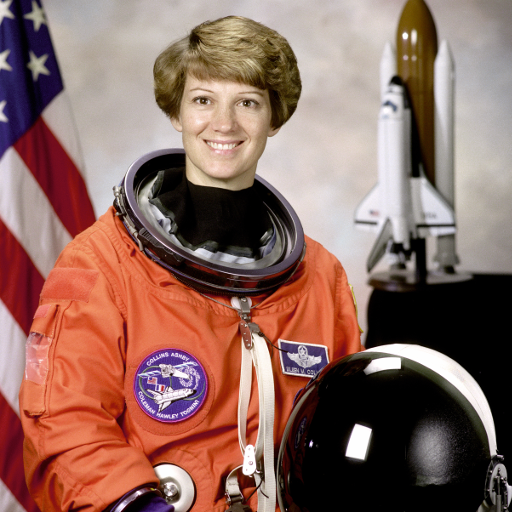
#> input picture Assets/test-images/astronaut.png, 512 x 512 px
$ python 38_fourier_figures.py
#> lines starting #> are read from the running program, lines starting #| are printed output that depends on the picture
### Python-Prototyping/figkit.py
"""文档配图的公共零件。

为什么单独抽出来:
    仓库约定每张配图都要成套回答四问(做了什么 / 得到什么 / 失去什么 / 局限在哪,
    见 Documents/README.md「写作约定」)。那条横幅的画法、中文字体设置、
    保存参数如果每个脚本各抄一份,改一次就要改七八处,迟早走样。

用法(配图脚本放在 Python-Prototyping/<章节目录>/ 下,所以要先把上一级加进 path):

    import sys
    from pathlib import Path
    sys.path.insert(0, str(Path(__file__).resolve().parents[1]))
    from figkit import OUT, IMAGES, save, four_questions, show_gray, use_cjk_font
"""

from __future__ import annotations

import sys
from pathlib import Path

import matplotlib

REPO = Path(__file__).resolve().parents[1]
OUT = REPO / "Assets" / "results"
IMAGES = REPO / "Assets" / "test-images"


def use_cjk_font() -> None:
    """装上中文字体,并把负号改回 ASCII 的 '-'(默认那个 U+2212 很多字体没有)。

    没有 --show 时切 Agg:无窗口环境(CI、ssh)下 matplotlib 默认后端会直接报错。
    """
    if "--show" not in sys.argv:
        matplotlib.use("Agg")
    matplotlib.rcParams["font.family"] = ["Heiti TC", "Arial Unicode MS", "sans-serif"]
    matplotlib.rcParams["axes.unicode_minus"] = False


# [20 lines left out: functions save, show_gray, not called in this run]


def four_questions(fig, did: str, gained: str, lost: str, limit: str, better: str,
                   y: float = 0.0, bottom: float = 0.03) -> None:
    """在图底部贴一条五色横幅,依次回答:
    做了什么 / 得到什么 / 失去什么 / 局限在哪 / 更好的做法。

    这是仓库硬约定(见 Documents/README.md「写作约定」):
    只看效果好的那一面最容易在工程里踩坑,代价和边界必须和收益画在同一张图里,
    不能分成两张。最后一格只**点名**更好的做法,不展开 ——
    读的人知道"还有路可走、该往哪儿查"就够了,展开会喧宾夺主。

    better 是必填的,不是可选项:写不出出路,通常说明「局限」那一格还没想清楚。

    bottom:带折线图的图要调大(0.15 左右),给 x 轴标签留位置,
           否则横幅会压在标签上。
    """
    cells = [("做了什么", did, "#eef3f8", "#2c6fbb"),
             ("得到什么", gained, "#eaf5ec", "#2a8f4a"),
             ("失去什么", lost, "#fdeeea", "#c4442a"),
             ("局限在哪", limit, "#fff6e5", "#a8700a"),
             ("更好的做法", better, "#f2eefb", "#6b4fa8")]
    fig.subplots_adjust(bottom=bottom)
    for i, (head, body, bg, fg) in enumerate(cells):
        # matplotlib 不认 Markdown,** 会被原样印出来,这里统一剥掉
        body = body.replace("**", "")
        fig.text(0.012 + i * 0.197, y, f"{head}\n{body}", fontsize=8.2, va="top", ha="left",
                 color="#222", linespacing=1.5,
                 bbox=dict(boxstyle="round,pad=0.4", fc=bg, ec=fg, lw=1.0))

### Python-Prototyping/Ch04_Frequency_Domain/38_fourier_figures.py
"""38《理解傅里叶变换》(李永乐老师科普视频笔记)的配图与数字 ——
配合 Documents/数学基础/快速路线/2.理解傅里叶变换.md。

三张图:
 1. ft-series.png   周期信号 = 三个正弦相加;时域看是一条线,频域看是三根竖线(振幅)+ 相位
 2. ft-probe.png    用转圈探针做内积:含这个频率 → 非零,不含 → 0;
                    平移只改实部虚部,不改模(订正视频「实部=振幅、虚部=相位」)
 3. ft-lowpass.png  图像去高频 = 磨皮;去太多眼睛鼻子也没了;保边滤波做对比

用法:
    .venv/bin/python Ch04_Frequency_Domain/38_fourier_figures.py
会在 Documents/数学基础/快速路线/images/ 下生成三张 png,并打印文中用到的数字
"""

from __future__ import annotations

import sys
from pathlib import Path

import cv2
import numpy as np

sys.path.insert(0, str(Path(__file__).resolve().parents[1]))
from figkit import IMAGES, four_questions, use_cjk_font  # noqa: E402

use_cjk_font()
import matplotlib.pyplot as plt  # noqa: E402

OUT = Path(__file__).resolve().parents[2] / "Documents" / "数学基础" / "快速路线" / "images"
BLUE, ORA, GREEN, RED, GRAY = "#2c6fbb", "#d98a14", "#2a8f4a", "#c4442a", "#666"
# 三个分量:频率倍数、振幅、相位(弧度),仿视频黑板上「ω 小、2ω 大、3ω 很小」
PARTS = [(1, 0.6, 0.0), (2, 1.0, np.pi / 2), (3, 0.25, np.pi)]


def save(fig, name: str) -> None:
    OUT.mkdir(parents=True, exist_ok=True)
    fig.savefig(OUT / name, dpi=130, bbox_inches="tight", facecolor="white")
    print(f"  → Documents/数学基础/快速路线/images/{name}")
    plt.close(fig)


def head(title: str) -> None:
    print(f"\n{'=' * 8} {title} {'=' * 8}")


# ---------------------------------------------------------------- 1
def fig_series() -> None:
    head("1. 周期信号 = 三个正弦相加")
    N = 512
    t = np.arange(N) / N * 2 * np.pi  # 正好一个基本周期
    comps = [a * np.sin(k * t + p) for k, a, p in PARTS]
    f = sum(comps)
    # 用 DFT 把振幅、相位读回来(sin(kt+p) 的复系数 = A/2 · e^{i(p-π/2)})
    F = np.fft.fft(f) / (N / 2)
    for k, a, p in PARTS:
        amp, ph = abs(F[k]), np.angle(F[k]) + np.pi / 2
        ph = (ph + np.pi) % (2 * np.pi) - np.pi
        print(f"  {k}ω:设定振幅 {a},读回 {amp:.4f};设定相位 {p:.4f},读回 {abs(ph) if abs(abs(ph) - np.pi) < 1e-9 else ph:.4f}")
    others = np.abs(F[4:N // 2]).max()
    print(f"  其余频率读回的最大振幅 {others:.1e}(只有三根竖线)")
    rebuilt = np.fft.ifft(F * (N / 2)).real
    print(f"  逆变换拼回与原信号最大差 {np.abs(rebuilt - f).max():.1e}")

    fig, axes = plt.subplots(1, 3, figsize=(14, 4.0), gridspec_kw=dict(width_ratios=[1.6, 1, 1]))
    ax = axes[0]
    cols = [BLUE, ORA, GREEN]
    for (k, a, p), c, col in zip(PARTS, comps, cols):
        ax.plot(t, c - 2.4 * (PARTS.index((k, a, p)) + 1), color=col, lw=1.4)
        ax.text(0.05, -2.4 * (PARTS.index((k, a, p)) + 1) + a + 0.15, f"{k}ω,振幅 {a}", fontsize=9, color=col)
    ax.plot(t, f + 1.2, color="#222", lw=2)
    ax.text(0.05, 2.3, "三个相加 = 原信号", fontsize=9)
    ax.set_xlim(0, 2 * np.pi)
    ax.set_yticks([])
    ax.set_xticks([0, np.pi, 2 * np.pi])
    ax.set_xticklabels(["0", "半个周期", "一个周期"], fontsize=8.5)
    ax.set_title("① 时域:一条弯曲的线,其实是三个正弦叠起来", fontsize=10.5, loc="left")
    for s in ("top", "right", "left"):
        ax.spines[s].set_visible(False)
    ax = axes[1]
    ks = [k for k, _, _ in PARTS]
    ax.bar(ks, [a for _, a, _ in PARTS], color=cols, width=0.35)
    for k, a, _ in PARTS:
        ax.text(k, a + 0.03, f"{a}", ha="center", fontsize=9.5)
    ax.set_xticks([1, 2, 3, 4, 5])
    ax.set_xticklabels(["ω", "2ω", "3ω", "4ω", "5ω"])
    ax.set_ylim(0, 1.2)
    ax.set_title("② 频域:每个频率的振幅(一根根竖线)", fontsize=10.5, loc="left")
    ax.set_xlabel("频率", fontsize=9)
    ax = axes[2]
    ax.bar(ks, [p for _, _, p in PARTS], color=cols, width=0.35)
    for k, _, p in PARTS:
        ax.text(k, p + 0.08, ["0", "π/2", "π"][ks.index(k)], ha="center", fontsize=9.5)
    ax.set_xticks([1, 2, 3, 4, 5])
    ax.set_xticklabels(["ω", "2ω", "3ω", "4ω", "5ω"])
    ax.set_ylim(0, 3.8)
    ax.set_title("③ 频域:每个频率的相位(从哪起步)", fontsize=10.5, loc="left")
    ax.set_xlabel("频率", fontsize=9)
    four_questions(
        fig,
        did="把一个周期信号拆成 ω、2ω、\n3ω 三个正弦,分别记下\n振幅和相位",
        gained="三样信息(频率、振幅、相位)\n就能逆变换拼回原信号,\n最大差 6.9e-16",
        lost="只看振幅图(②)会丢掉\n相位,单凭振幅拼不回原样",
        limit="只适用于周期信号;\n非周期信号要用连续傅里叶\n变换,频谱变成连续的",
        better="计算机里用 DFT/FFT,\n把积分换成 N 项求和",
        y=0.08, bottom=0.30)
    save(fig, "ft-series.png")


# ---------------------------------------------------------------- 2
def fig_probe() -> None:
    head("2. 转圈探针做内积;平移只改实部虚部,不改模")
    dt = 0.001
    t = np.arange(-10, 10, dt)
    env = np.exp(-t ** 2 / 8)  # 非周期:两头衰减到 0
    sig = env * (np.cos(3 * t) + 0.5 * np.cos(7 * t))
    ws = np.linspace(0, 10, 501)
    F = np.array([np.sum(sig * np.exp(-1j * w * t)) * dt for w in ws])
    for w in (3, 5, 7):
        val = np.sum(sig * np.exp(-1j * w * t)) * dt
        print(f"  探针 ω={w}:|F| = {abs(val):.4f}")
    # 平移:cos(3(t-d)) 的 F(3) 实部虚部随 d 变,模不变
    rows = []
    for d in (0.0, 0.25, 0.5):
        s = np.exp(-(t - d) ** 2 / 8) * np.cos(3 * (t - d))
        v = np.sum(s * np.exp(-1j * 3 * t)) * dt
        rows.append((d, v))
        print(f"  平移 {d}:F(3) = {v.real:+.4f}{v.imag:+.4f}i,模 {abs(v):.4f},辐角 {np.angle(v):+.4f}(理论 −3·d = {-3 * d:+.4f})")

    fig, axes = plt.subplots(1, 3, figsize=(14, 4.0))
    ax = axes[0]
    ax.plot(t, sig, color="#222", lw=1.2)
    ax.set_xlim(-8, 8)
    ax.set_title("① 非周期信号:两头衰减到 0", fontsize=10.5, loc="left")
    ax.set_xlabel("时间 t", fontsize=9)
    ax = axes[1]
    ax.plot(ws, np.abs(F), color=BLUE, lw=2)
    for w in (3, 5, 7):
        val = abs(F[np.argmin(np.abs(ws - w))])
        ax.plot([w], [val], "o", color=RED if w == 5 else GREEN, ms=6)
        ax.annotate(f"ω={w}:{val:.2f}", (w, val), xytext=(w - 0.9, val + 0.35 if w != 5 else 0.7), fontsize=9,
                    color=RED if w == 5 else GREEN)
    ax.set_title("② 每个 ω 用探针做一次内积:\n含 3、7 → 非零;不含 5 → 约 0", fontsize=10.5, loc="left")
    ax.set_xlabel("探针频率 ω", fontsize=9)
    ax.set_ylabel("|F(ω)|", fontsize=9)
    ax.set_ylim(0, 4.6)
    ax = axes[2]
    ax.add_patch(plt.Circle((0, 0), abs(rows[0][1]), fill=False, ls="--", color="#bbb"))
    for (d, v), col in zip(rows, [BLUE, ORA, GREEN]):
        ax.annotate("", (v.real, v.imag), (0, 0), arrowprops=dict(arrowstyle="->", color=col, lw=2))
        ax.text(v.real * 1.08, v.imag * 1.08 + 0.12, f"平移 {d}\n实 {v.real:.2f} 虚 {v.imag:.2f}", fontsize=8.5, color=col)
    ax.axhline(0, color="#ccc", lw=0.8)
    ax.axvline(0, color="#ccc", lw=0.8)
    ax.set_xlim(-1.5, 4.8)
    ax.set_ylim(-4.2, 1.6)
    ax.set_aspect("equal")
    ax.set_title("③ 同一分量平移:实部虚部都变,\n箭头长度(模 = 振幅)不变,只转角度(相位)", fontsize=10.5, loc="left")
    ax.set_xlabel("实部", fontsize=9)
    ax.set_ylabel("虚部", fontsize=9)
    four_questions(
        fig,
        did="对每个 ω,用顺时针转的\n探针 e^(-iωt) 乘信号再积分,\n得到复数 F(ω)",
        gained="信号里有的频率(3、7)冒出峰,\n没有的(5)几乎为 0;\n频谱是连续的",
        lost="F(ω) 是复数,要拆成\n模(振幅)和辐角(相位)\n两张图才看得懂",
        limit="实部、虚部不是振幅和相位:\n平移后实部虚部都变,\n只有模不变",
        better="想看相位就画 arg F(ω);\n离散信号用 np.fft",
        y=0.08, bottom=0.30)
    save(fig, "ft-probe.png")
#> call 2 of save, with name = 'ft-probe.png'
#> in save (call 2), `fig.savefig(OUT / name, dpi=130, bbox_inches="tight", facecolor="white")`:
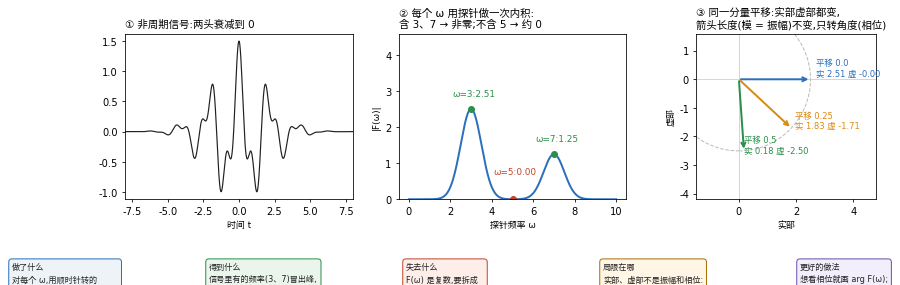
#> figure drawn by matplotlib, 3 panels; panel 1: curve peaks at x = -5.54e-12, y = 1.5; panel 2: curve peaks at x = 3, y = 2.51


# ---------------------------------------------------------------- 3
def lowpass(img: np.ndarray, r: int) -> tuple[np.ndarray, float]:
    F = np.fft.fftshift(np.fft.fft2(img))
    h, w = img.shape
    yy, xx = np.ogrid[:h, :w]
    mask = (yy - h // 2) ** 2 + (xx - w // 2) ** 2 <= r * r
    kept = (np.abs(F[mask]) ** 2).sum() / (np.abs(F) ** 2).sum()
    out = np.fft.ifft2(np.fft.ifftshift(F * mask)).real
    return np.clip(out, 0, 255), kept


def fig_lowpass() -> None:
    head("3. 图像去高频 = 磨皮")
    img = cv2.imread(str(IMAGES / "astronaut.png"), cv2.IMREAD_GRAYSCALE)
#> img: shape (512, 512); min 0, max 255, mean 115
    img = cv2.resize(img, (256, 256), interpolation=cv2.INTER_AREA).astype(float)
#> img: shape (256, 256) float64
    spec = np.log1p(np.abs(np.fft.fftshift(np.fft.fft2(img))))
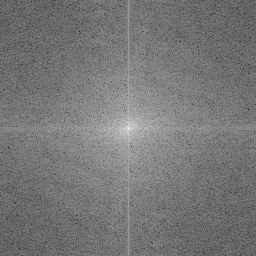
#> spec: shape (256, 256) float64; min 0.735, max 15.84, mean 7.8; drawn with min black and max white
    lp1, k1 = lowpass(img, 40)
#> in lowpass, `kept = (np.abs(F[mask]) ** 2).sum() / (np.abs(F) ** 2).sum()`: kept = 0.986
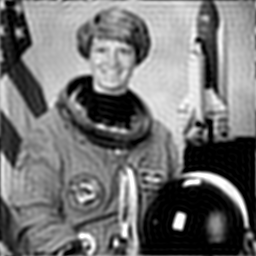
#> lp1: shape (256, 256) float64; min 0, max 255, mean 115.4
#> k1 = 0.986
    lp2, k2 = lowpass(img, 10)
#> call 2 of lowpass, with r = 10
#> in lowpass (call 2), `kept = (np.abs(F[mask]) ** 2).sum() / (np.abs(F) ** 2).sum()`: kept = 0.93
#> in lowpass (call 2), `out = np.fft.ifft2(np.fft.ifftshift(F * mask)).real`:
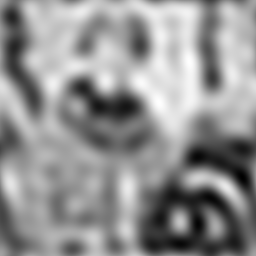
#> out: shape (256, 256) float64; min -56.2, max 242.8, mean 115.1; drawn with min black and max white
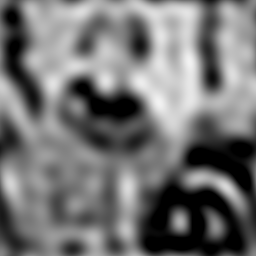
#> lp2: shape (256, 256) float64; min 0, max 242.8, mean 116.1
#> k2 = 0.93
    bil = cv2.bilateralFilter(img.astype(np.uint8), 9, 40, 9).astype(float)
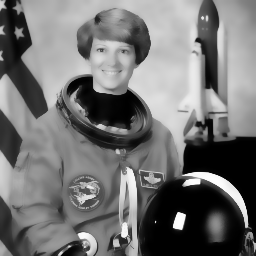
#> bil: shape (256, 256) float64; min 0, max 254, mean 115.1
    area1 = np.pi * 40 ** 2 / 256 ** 2
    area2 = np.pi * 10 ** 2 / 256 ** 2
    print(f"  半径 40:保留 {area1 * 100:.1f}% 的频率点,{k1 * 100:.2f}% 的能量")
#|   半径 40:保留 7.7% 的频率点,98.60% 的能量
    print(f"  半径 10:保留 {area2 * 100:.2f}% 的频率点,{k2 * 100:.2f}% 的能量")
#|   半径 10:保留 0.48% 的频率点,92.97% 的能量

    fig, axes = plt.subplots(1, 5, figsize=(16, 4.0))
    panels = [(img, "① 原图"), (spec, "② 频谱(中心低频,外圈高频)"),
              (lp1, f"③ 只留中心半径 40\n({area1 * 100:.1f}% 的点,{k1 * 100:.1f}% 能量)"),
              (lp2, f"④ 只留半径 10:轮廓还在,\n五官糊了({k2 * 100:.1f}% 能量)"),
              (bil, "⑤ 保边滤波(双边):\n抹平细纹,边缘还在")]
    for ax, (im, title) in zip(axes, panels):
        if im is spec:
            ax.imshow(im, cmap="magma")
            for r, col in ((40, GREEN), (10, ORA)):
                ax.add_patch(plt.Circle((128, 128), r, fill=False, color=col, lw=1.4))
        else:
            ax.imshow(im, cmap="gray", vmin=0, vmax=255)
        ax.set_title(title, fontsize=10)
        ax.axis("off")
#> this loop made 5 passes
#> title on passes 1 to 2: '① 原图', '② 频谱(中心低频,外圈高频)'
    four_questions(
        fig,
        did="对图像做二维傅里叶变换,\n只保留中心一小圈低频,\n再逆变换回来",
        gained="斑点、细纹这类高频细节\n消失,画面变光滑;\n只用很少的频率点",
        lost="边缘也是高频:去得越多,\n眼睛、鼻子的轮廓越糊,\n还会出现一圈圈振铃",
        limit="低通分不清「斑点」和\n「五官边缘」,两者都是高频,\n一起被抹掉",
        better="真正的磨皮用保边滤波\n(双边、导向滤波)",
        y=0.06, bottom=0.30)
    save(fig, "ft-lowpass.png")
#> call 3 of save, with name = 'ft-lowpass.png'
#> in save (call 3), `fig.savefig(OUT / name, dpi=130, bbox_inches="tight", facecolor="white")`:
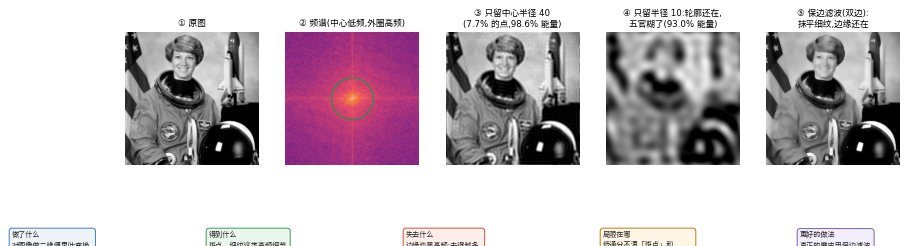
#> figure drawn by matplotlib, 5 panels


if __name__ == "__main__":
    fig_series()
    fig_probe()
    fig_lowpass()
